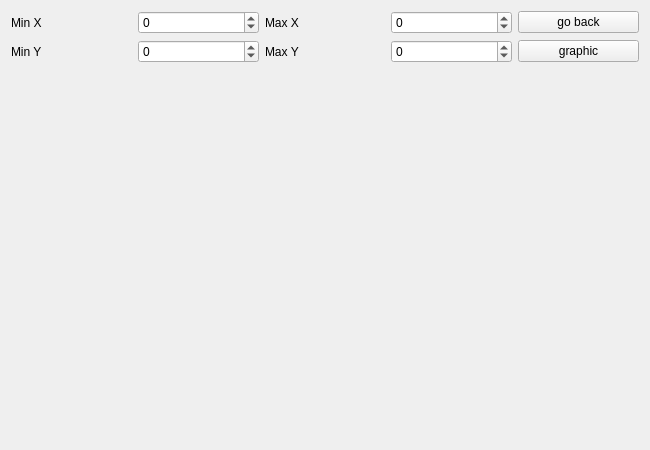
<?xml version="1.0" encoding="UTF-8"?>
<ui version="4.0">
 <class>anotherwindow</class>
 <widget class="QWidget" name="anotherwindow">
  <property name="geometry">
   <rect>
    <x>0</x>
    <y>0</y>
    <width>650</width>
    <height>450</height>
   </rect>
  </property>
  <property name="windowTitle">
   <string>Form</string>
  </property>
  <layout class="QGridLayout" name="gridLayout">
   <item row="0" column="3">
    <widget class="QSpinBox" name="spinBox_max_x">
     <property name="minimum">
      <number>-1000000</number>
     </property>
     <property name="maximum">
      <number>1000000</number>
     </property>
    </widget>
   </item>
   <item row="0" column="2">
    <widget class="QLabel" name="Max_X">
     <property name="styleSheet">
      <string notr="true">QLabel {
  qproperty-alignment: 'AlignVCenter | AlignRight';

}

background-color : white;</string>
     </property>
     <property name="text">
      <string>Max X</string>
     </property>
    </widget>
   </item>
   <item row="1" column="1">
    <widget class="QSpinBox" name="spinBox_min_y">
     <property name="minimum">
      <number>-1000000</number>
     </property>
     <property name="maximum">
      <number>1000000</number>
     </property>
    </widget>
   </item>
   <item row="0" column="4">
    <widget class="QPushButton" name="pushButton_back">
     <property name="text">
      <string>go back</string>
     </property>
    </widget>
   </item>
   <item row="1" column="0">
    <widget class="QLabel" name="Min_Y">
     <property name="styleSheet">
      <string notr="true">QLabel {
  qproperty-alignment: 'AlignVCenter | AlignRight';

}

background-color : white;</string>
     </property>
     <property name="text">
      <string>Min Y</string>
     </property>
    </widget>
   </item>
   <item row="0" column="0">
    <widget class="QLabel" name="Min_X">
     <property name="styleSheet">
      <string notr="true">QLabel {
  qproperty-alignment: 'AlignVCenter | AlignRight';

}

background-color : white;</string>
     </property>
     <property name="text">
      <string>Min X</string>
     </property>
    </widget>
   </item>
   <item row="2" column="0" colspan="5">
    <widget class="QCustomPlot" name="widget" native="true"/>
   </item>
   <item row="1" column="3">
    <widget class="QSpinBox" name="spinBox_max_y">
     <property name="minimum">
      <number>-1000000</number>
     </property>
     <property name="maximum">
      <number>1000000</number>
     </property>
    </widget>
   </item>
   <item row="1" column="2">
    <widget class="QLabel" name="Max_Y">
     <property name="styleSheet">
      <string notr="true">QLabel {
  qproperty-alignment: 'AlignVCenter | AlignRight';

}

background-color : white;</string>
     </property>
     <property name="text">
      <string>Max Y</string>
     </property>
    </widget>
   </item>
   <item row="1" column="4">
    <widget class="QPushButton" name="pushButton_graphic">
     <property name="text">
      <string>graphic</string>
     </property>
    </widget>
   </item>
   <item row="0" column="1">
    <widget class="QSpinBox" name="spinBox_min_x">
     <property name="minimum">
      <number>-1000000</number>
     </property>
     <property name="maximum">
      <number>1000000</number>
     </property>
    </widget>
   </item>
  </layout>
 </widget>
 <customwidgets>
  <customwidget>
   <class>QCustomPlot</class>
   <extends>QWidget</extends>
   <header>qcustomplot.h</header>
   <container>1</container>
  </customwidget>
 </customwidgets>
 <resources/>
 <connections/>
</ui>
